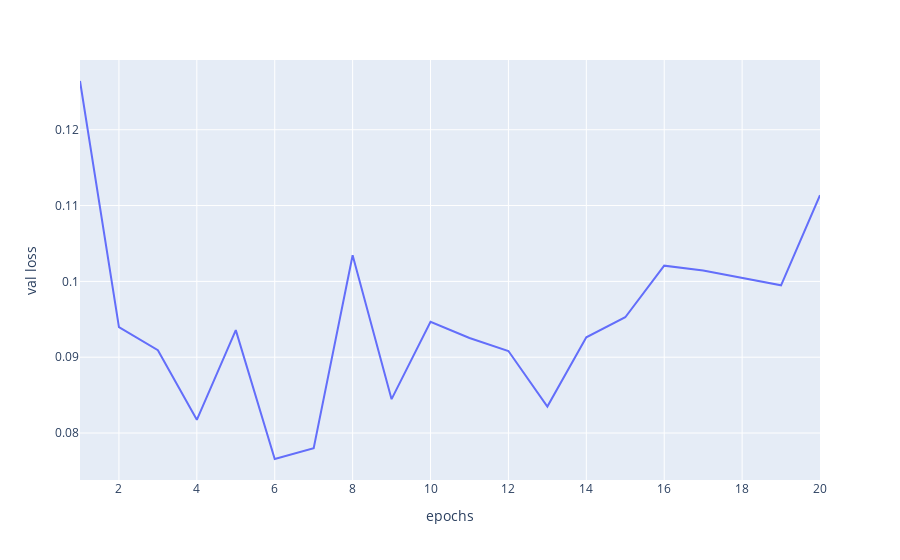

Here is the notebook cell this chart was saved with:
### Code cell
val_loss = history_model.history['val_loss']
epochs = range(1, 21)
fig1 = px.line(x=epochs, y=val_loss, labels={'x': 'epochs', 'y': 'val loss'})
fig1.show()

### Figure 1 — Plotly figure (JSON) as saved in the notebook; plotly's stock layout.template omitted (floating-point values rounded to 4 significant figures)
{"data": [{"hovertemplate": "epochs=%{x}<br>val loss=%{y}<extra></extra>", "legendgroup": "", "line": {"color": "#636efa", "dash": "solid"}, "marker": {"symbol": "circle"}, "mode": "lines", "name": "", "orientation": "v", "showlegend": false, "type": "scatter", "x": [1, 2, 3, 4, 5, 6, 7, 8, 9, 10, 11, 12, 13, 14, 15, 16, 17, 18, 19, 20], "xaxis": "x", "y": [0.1264, 0.09398, 0.09092, 0.08174, 0.09358, 0.07657, 0.07801, 0.1034, 0.08447, 0.09468, 0.09253, 0.09081, 0.08349, 0.09262, 0.09527, 0.1021, 0.1014, 0.1004, 0.09948, 0.1114], "yaxis": "y"}], "layout": {"legend": {"tracegroupgap": 0}, "margin": {"t": 60}, "xaxis": {"anchor": "y", "domain": [0, 1], "title": {"text": "epochs"}}, "yaxis": {"anchor": "x", "domain": [0, 1], "title": {"text": "val loss"}}}}
